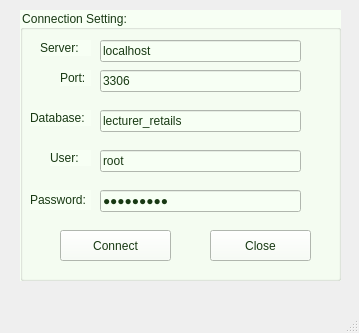
<?xml version="1.0" encoding="UTF-8"?>
<ui version="4.0">
 <class>MainWindow</class>
 <widget class="QMainWindow" name="MainWindow">
  <property name="geometry">
   <rect>
    <x>0</x>
    <y>0</y>
    <width>359</width>
    <height>333</height>
   </rect>
  </property>
  <property name="windowTitle">
   <string>Nguyễn Ngọc Quỳnh Chi</string>
  </property>
  <property name="windowIcon">
   <iconset>
    <normaloff>../Images/ic_logo.jpg</normaloff>../Images/ic_logo.jpg</iconset>
  </property>
  <widget class="QWidget" name="centralwidget">
   <widget class="QGroupBox" name="groupBox">
    <property name="geometry">
     <rect>
      <x>20</x>
      <y>10</y>
      <width>321</width>
      <height>271</height>
     </rect>
    </property>
    <property name="styleSheet">
     <string notr="true">background-color: rgb(247, 255, 244);
color: rgb(24, 57, 19);</string>
    </property>
    <property name="title">
     <string>Connection Setting:</string>
    </property>
    <widget class="QLabel" name="label">
     <property name="geometry">
      <rect>
       <x>20</x>
       <y>30</y>
       <width>51</width>
       <height>16</height>
      </rect>
     </property>
     <property name="text">
      <string>Server:</string>
     </property>
    </widget>
    <widget class="QLineEdit" name="lineEditServer">
     <property name="geometry">
      <rect>
       <x>80</x>
       <y>30</y>
       <width>201</width>
       <height>22</height>
      </rect>
     </property>
     <property name="text">
      <string>localhost</string>
     </property>
    </widget>
    <widget class="QLineEdit" name="lineEditPort">
     <property name="geometry">
      <rect>
       <x>80</x>
       <y>60</y>
       <width>201</width>
       <height>22</height>
      </rect>
     </property>
     <property name="text">
      <string>3306</string>
     </property>
    </widget>
    <widget class="QLabel" name="label_2">
     <property name="geometry">
      <rect>
       <x>40</x>
       <y>60</y>
       <width>31</width>
       <height>16</height>
      </rect>
     </property>
     <property name="text">
      <string>Port:</string>
     </property>
    </widget>
    <widget class="QLineEdit" name="lineEditDatabase">
     <property name="geometry">
      <rect>
       <x>80</x>
       <y>100</y>
       <width>201</width>
       <height>22</height>
      </rect>
     </property>
     <property name="text">
      <string>lecturer_retails</string>
     </property>
    </widget>
    <widget class="QLabel" name="label_3">
     <property name="geometry">
      <rect>
       <x>10</x>
       <y>100</y>
       <width>61</width>
       <height>16</height>
      </rect>
     </property>
     <property name="text">
      <string>Database:</string>
     </property>
    </widget>
    <widget class="QLineEdit" name="lineEditUser">
     <property name="geometry">
      <rect>
       <x>80</x>
       <y>140</y>
       <width>201</width>
       <height>22</height>
      </rect>
     </property>
     <property name="text">
      <string>root</string>
     </property>
    </widget>
    <widget class="QLabel" name="label_4">
     <property name="geometry">
      <rect>
       <x>30</x>
       <y>140</y>
       <width>41</width>
       <height>16</height>
      </rect>
     </property>
     <property name="text">
      <string>User:</string>
     </property>
    </widget>
    <widget class="QLineEdit" name="lineEditPassword">
     <property name="geometry">
      <rect>
       <x>80</x>
       <y>180</y>
       <width>201</width>
       <height>22</height>
      </rect>
     </property>
     <property name="text">
      <string>@Obama123</string>
     </property>
     <property name="echoMode">
      <enum>QLineEdit::Password</enum>
     </property>
    </widget>
    <widget class="QLabel" name="label_5">
     <property name="geometry">
      <rect>
       <x>10</x>
       <y>180</y>
       <width>61</width>
       <height>20</height>
      </rect>
     </property>
     <property name="text">
      <string>Password:</string>
     </property>
    </widget>
    <widget class="QPushButton" name="pushButtonConnect">
     <property name="geometry">
      <rect>
       <x>40</x>
       <y>220</y>
       <width>111</width>
       <height>31</height>
      </rect>
     </property>
     <property name="text">
      <string>Connect</string>
     </property>
     <property name="icon">
      <iconset>
       <normaloff>../Images/ic_connect.png</normaloff>../Images/ic_connect.png</iconset>
     </property>
    </widget>
    <widget class="QPushButton" name="pushButtonClose">
     <property name="geometry">
      <rect>
       <x>190</x>
       <y>220</y>
       <width>101</width>
       <height>31</height>
      </rect>
     </property>
     <property name="text">
      <string>Close</string>
     </property>
     <property name="icon">
      <iconset>
       <normaloff>../Images/ic_shutdown.png</normaloff>../Images/ic_shutdown.png</iconset>
     </property>
     <property name="shortcut">
      <string>Esc</string>
     </property>
    </widget>
   </widget>
  </widget>
  <widget class="QMenuBar" name="menubar">
   <property name="geometry">
    <rect>
     <x>0</x>
     <y>0</y>
     <width>359</width>
     <height>21</height>
    </rect>
   </property>
  </widget>
  <widget class="QStatusBar" name="statusbar"/>
 </widget>
 <resources/>
 <connections>
  <connection>
   <sender>pushButtonClose</sender>
   <signal>clicked()</signal>
   <receiver>MainWindow</receiver>
   <slot>close()</slot>
   <hints>
    <hint type="sourcelabel">
     <x>260</x>
     <y>271</y>
    </hint>
    <hint type="destinationlabel">
     <x>179</x>
     <y>166</y>
    </hint>
   </hints>
  </connection>
 </connections>
</ui>
